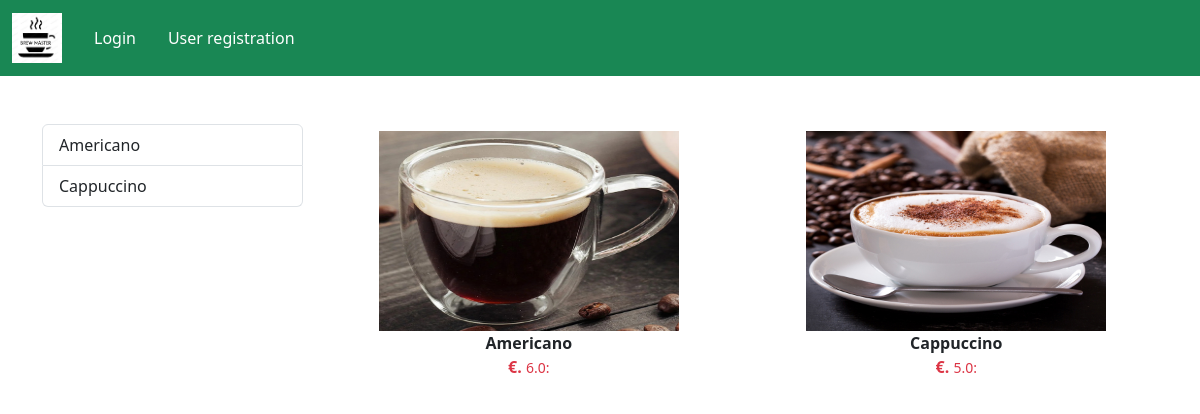
The page /category/CE on the database its author committed.
### app/models.py (models this page shows, shortened)
class Product(models.Model):
    title = models.CharField(max_length=100)
    selling_price = models.FloatField()
    description = models.TextField()
    composition = models.TextField(default='')
    prodapp = models.TextField(default='')
    category = models.CharField(choices=Category_choices, max_length=2)
    product_image = models.ImageField(upload_to='product')

### app/views.py (the view)
# urls.py: path("category/<slug:val>", views.CategoryView.as_view(),name="category"),
class CategoryView(View):
    def get(self,request,val):
        product = Product.objects.filter(category=val)
        title = Product.objects.filter(category=val).values('title')
        return render(request, "app/category.html",locals())

### app/templates/app/category.html (shortened to what this page needs)
{% extends 'app/base.html' %}
{% load static %}
{% block main-content %}
     <div class="container my-5">
        <div class="row">
          <div class = "col-sm-3">
            <div class="list-group">
              {% for val in title %}
                      <a href="#" class="list-group-item list-group-item-action" aria-current="true">{{val.title}} </a>
              {% endfor %}
            </div>
          </div>
          <div class ="col-sm-9">
            <div class="row">
                 {% for prod in product %}
                     <div class="col text-center mb-4">
                         <a href="{% url 'product-detail' prod.id %}" class="btn">
                            <div>
                                <img src="{{prod.product_image.url}}" width="300px" height="200px" />
                                <div class="fw-bold">{{prod.title}}</div>
                                <div class="fw-bold text-danger">
                                  €.{{prod.discounted_price}}
                                      <small class="fw-light">{{prod.selling_price}}:</small>
                                </div>
                           </div>
                       </a>
                    </div>
                 {% endfor %}
            </div>
          </div>
        </div>
      </div>
{% endblock main-content %}

### app/templates/app/base.html (shortened to what this page needs)
{% load static %}
<!DOCTYPE html>
<html lang="en">
<head>
    <link href="https://cdn.jsdelivr.net/npm/bootstrap@5.3.3/dist/css/bootstrap.min.css" rel="stylesheet">
    <link rel=" stylesheet" href="{% static 'app/css/owl.carousel.min.css'%}"/>
    <link rel=" stylesheet" href="{% static 'app/css/all.min.css'%}"/>
    <link rel=" stylesheet" href="{% static 'app/css/style.css'%}"/>
</head>
<body>
    <nav class="navbar navbar-expand-lg navbar-dark bg-success">
        <div class="container-fluid">
          <a class="navbar-brand" href="#">
           <img src="{% static 'app/images/banner/brewmaster.png' %}" width="50" height="50"/>
          </a>
          <div class="collapse navbar-collapse" id="navbarSupportedContent">
            <ul class="navbar-nav me-auto mb-2 mb-lg-0">
              {% if request.user.is_authenticated %}
              <li class="nav-item">
                <a class="nav-link active" aria-current="page" href="/">Home</a>
              </li>
              <li class="nav-item dropdown">
                <a class="nav-link dropdown-toggle" href="#" role="button" data-bs-toggle="dropdown" aria-expanded="false">
                  Drinks
                </a>
                <ul class="dropdown-menu">
                  <li><a class="dropdown-item" href="{% url 'category' 'CE' %}"> Coffee</a></li>
              </ul>
              </li>
              <li class="nav-item">
                <a class="nav-link text-white" href="{% url 'about' %}">About Us</a>
              </li>
              <li class="nav-item">
                <a class="nav-link text-white" href="{% url 'contact' %}">Contact Us</a>
              </li>
            </ul>
            <form class="d-flex" role="search">
              <input class="form-control me-2" type="search" placeholder="Search" aria-label="Search">
              <button class="btn btn-outline-success" type="submit">Search</button>
            </form>
          </div>
          <ul class="navbar-nav me-auto mb-lg-0">
            <li class="nav-item dropdown mx-2">
                <a class="nav-link dropdown-toggle text-white" href="#" id="profileDropdown" role="button" data-bs-toggle="dropdown" aria-expanded="false">
                User </a>
                <ul class="dropdown-menu" aria-labelledby="profileDropdown">
                    <li><a class="dropdown-item" href="{% url 'profile' %}">Profile</a></li>
                    <li><a class="dropdown-item" href="{% url 'my_orders' %}">Orders</a></li>
                    <li><a class="dropdown-item" href="{% url 'passwordchange'%}">Change Password</a></li>
                    <li> <form method="POST" action="{% url 'logout' %}">
                      {% csrf_token %}
                      <button type="submit" class="dropdown-item">Logout</button>
                      </form>
                    </li>
                </ul>
            </li>
            <li class="nav-item mx-2">
              <a href="{% url 'cart' %}" class="nav-link text-white"> Cart </a>
            </li>
            {% else %}
            <li class="nav-item mx-2">
              <a href="{% url 'login' %}" class="nav-link text-white"> Login</a>
            </li>
            <li class="nav-item mx-2">
              <a href="{% url 'customerregistration' %}" class="nav-link text-white">User registration</a>
            </li>
            {% endif %}
        </ul>
        </div>
      </nav>
       {% block main-content %}{% endblock main-content %}
</body>
</html>

### rows shown on the page
Product: product_image (picture), title "Americano", selling_price "6.0"
Product: product_image (picture), title "Cappuccino", selling_price "5.0"

### other values the page prints
{{ val.title }} "Americano" "Cappuccino"
